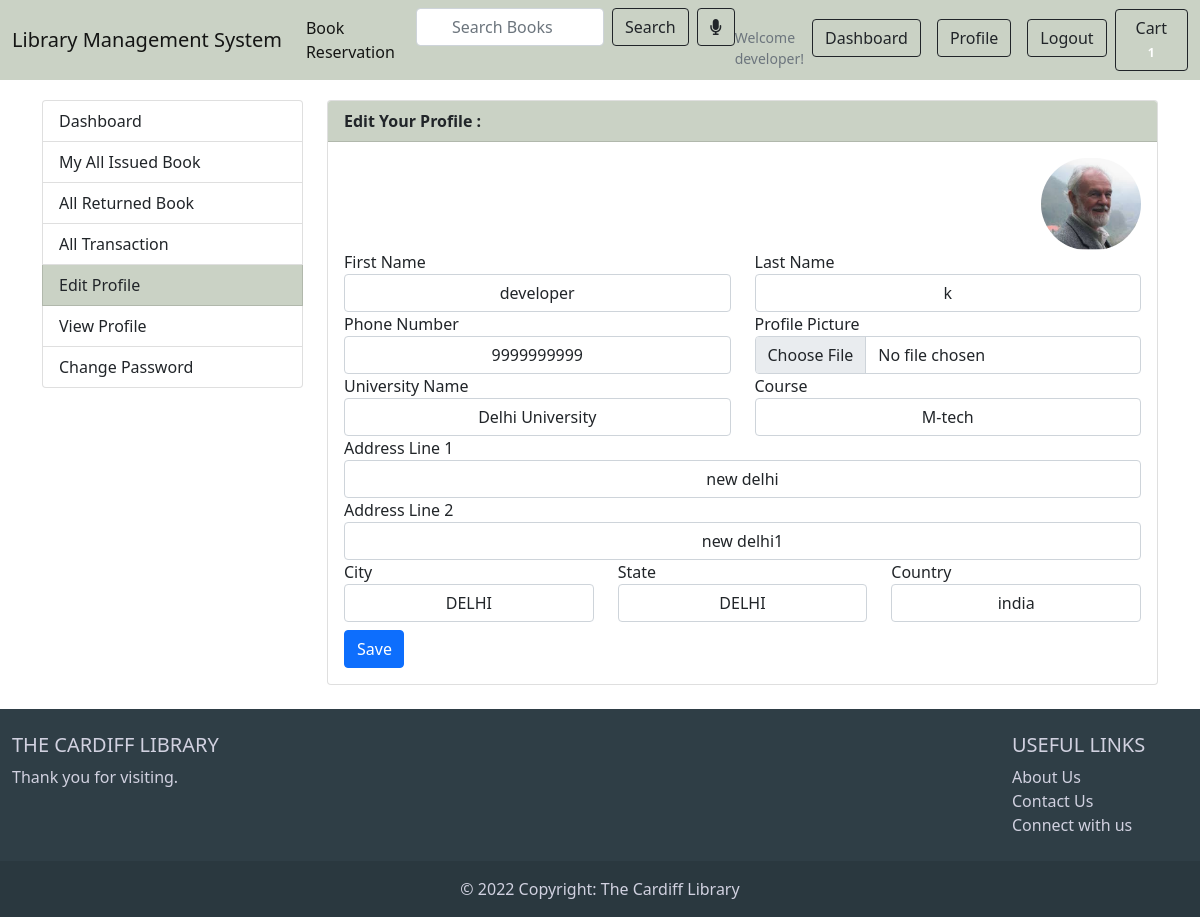
The app's page /accounts/edit_profile/ (signed in) with its own data.
### accounts/models.py (models this page shows, shortened)
class Account(AbstractBaseUser):
    first_name = models.CharField(max_length=50)
    last_name = models.CharField(max_length=50)
    username = models.CharField(max_length=50,unique=True)
    email = models.EmailField(max_length=50,unique=True)
    phone_number = models.CharField(max_length=50)
    date_joined = models.DateTimeField(auto_now_add=True)
    last_login  = models.DateTimeField(auto_now_add=True)
    is_admin    = models.BooleanField(default=False)
    is_staff    = models.BooleanField(default=False)
    is_active    = models.BooleanField(default=False)
    is_superadmin    = models.BooleanField(default=False)
    USERNAME_FIELD = 'email'
    REQUIRED_FIELDS = ['username', 'first_name', 'last_name']
    objects = MyAccountManager()

class UserProfile(models.Model):
    user = models.OneToOneField(Account, on_delete=models.CASCADE)
    address_line_1 = models.CharField(blank=True, max_length=100)
    address_line_2 = models.CharField(blank=True, max_length=100)
    university_name = models.CharField(blank=True, max_length=100)
    course_name = models.CharField(blank=True,max_length=100)
    profile_picture = models.ImageField(blank=True,upload_to='userpfofile')
    city = models.CharField(blank=True, max_length=30)
    state = models.CharField(blank=True,max_length=30)
    country = models.CharField(blank=True,max_length=30)

### accounts/views.py (the view)
# urls.py: path('edit_profile/',views.edit_profile,name='edit_profile'),
@login_required(login_url='login')
def edit_profile(request):
    userprofile = get_object_or_404(UserProfile, user=request.user)
    if request.method == 'POST':
        user_form = UserForm(request.POST, instance=request.user)
        profile_form = UserProfileForm(request.POST, request.FILES, instance=userprofile)
        if user_form.is_valid() and profile_form.is_valid():
            user_form.save()
            profile_form.save()
            messages.success(request,'Your profile has been updated')
            return redirect('edit_profile')
    else:
        user_form = UserForm(instance=request.user)
        profile_form = UserProfileForm(instance = userprofile)
        context ={
            'user_form' : user_form,
            'profile_form':profile_form,
            'userpfofile' : userprofile,
            }
    return render(request, 'accounts/edit_profile.html',context)

### accounts/forms.py
class UserForm(forms.ModelForm):
    class Meta:
        model = Account
        fields = ('first_name', 'last_name' , 'phone_number')
    def __init__(self, *args, **kwargs):
        super(UserForm, self).__init__(*args,**kwargs)
        for field in self.fields:
            self.fields[field].widget.attrs['class']='form-control'

class UserProfileForm(forms.ModelForm):
    profile_picture = forms.ImageField(required=False, error_messages={'invalid':("Image files only")}, widget=forms.FileInput)
    class Meta:
        model = UserProfile
        fields = ('university_name','course_name', 'address_line_1', 'address_line_2', 'city', 'state', 'country', 'profile_picture')
    def __init__(self, *args, **kwargs):
        super(UserProfileForm, self).__init__(*args,**kwargs)
        for field in self.fields:
            self.fields[field].widget.attrs['class']='form-control'

### carts/context_processors.py (called while the page is built)
def counter(request):
    cart_count = 0
    if 'admin' in request.path:
        return{}
    else:
        try:
            cart = Cart.objects.filter(cart_id=_cart_id(request))
            if request.user.is_authenticated:
                cart_items=CartItem.objects.all().filter(user=request.user)
            else:
                cart_items = CartItem.objects.all().filter(cart = cart[:1])
            for cart_item in cart_items:
                cart_count +=cart_item.quantity
        except Cart.DoesNotExist:
            cart_count = 0
    return dict(cart_count=cart_count)

### carts/views.py (called while the page is built)
def _cart_id(request):
    cart = request.session.session_key
    if not cart:
        cart = request.session.create()
    return cart

### genre/context_processors.py (called while the page is built)
def menu_links(request):
    links = Genre.objects.all()
    return dict(links=links)

### templates/accounts/edit_profile.html (shortened to what this page needs)
{%extends 'base.html'%}
{%block content%}
<div class="container" style="margin-top:100px">
	<div class="row">
    {% include 'includes/dashboard_sidebar.html'%}
	<main class="col-md-9">
		<article class="card">
		<header class="card-header" style="background-color: #cad2c5;">
			<strong class="d-inline-block mr-3" >Edit Your Profile :</strong>
		</header>
		<div class="card-body">
      <div class="text-end">
        <img src="{{userpfofile.profile_picture.url}}" alt="Profile Picture" width="100" style="border-radius:50px;">
      </div>
      <div class="row">
        <div class="col-md-12">
          <form action="{%url 'edit_profile'%}" method="POST" enctype="multipart/form-data" >
            <div class="row">
                <div class="form-group col-md-6" >
                    <label>First Name</label>
                    {{user_form.first_name}}
                </div>
                <div class="form-group col-md-6">
                    <label>Last Name</label>
                    {{user_form.last_name}}
                </div>
            </div>
            <div class="row">
                <div class="form-group col-md-6" >
                    <label>Phone Number</label>
                    {{user_form.phone_number}}
                </div>
                <div class="form-group col-md-6">
                    <label>Profile Picture</label>
                    {{profile_form.profile_picture}}
                </div>
            </div>
            <div class="row">
                  <div class="form-group col-md-6" >
                        <label>University Name</label>
                        {{profile_form.university_name}}
                  </div>
                  <div class="form-group col-md-6">
                        <label>Course</label>
                        {{profile_form.course_name}}
                  </div>
            </div>
              <div class="form-group">
                  <label>Address Line 1</label>
                  {{profile_form.address_line_1}}
              </div>
              <div class="form-group">
                <label>Address Line 2</label>
                {{profile_form.address_line_2}}
              </div>
              <div class="row">
                  <div class="form-group col-md-4" >
                      <label>City</label>
                      {{profile_form.city}}
                  </div>
                  <div class="form-group col-md-4">
                      <label>State</label>
                      {{profile_form.state}}
                  </div>
                  <div class="form-group col-md-4">
                      <label>Country</label>
                      {{profile_form.country}}
                  </div>
              </div>
              <div>
                  <input type="submit" value="Save" class="btn btn-primary mt-2">
              </div>
            </form>
          </div>
    </div>
</article>
	</main>
</div>
</div>
{%endblock%}

### templates/includes/navbar.html (shortened to what this page needs)
{%load static%}
<!DOCTYPE html>
<html lang="en">
<head>
<header class="section-header">
<nav class="navbar navbar-expand-lg fixed-top navbar-light " style="background-color: #cad2c5;">
    <div class="container-fluid">
        <a class="navbar-brand" href="{% url 'home'%}">Library Management System</a>
        <div class="collapse navbar-collapse" id="navbarSupportedContent">
            <ul class="navbar-nav me-auto mb-2 mb-lg-0">
                <li class="nav-item ">
                    <a class="nav-link active" aria-current="page" href="{%url 'bookstore'%}">Book Reservation</a>
                </li>
                <li class="nav-item">
                <form action="{% url 'search'%}" class="d-flex" method="GET">
                    <input class="form-control me-2" type="search" placeholder="Search Books" aria-label="Search" name="keyword" required/>
                    <button class="btn btn-outline-dark ml-3"  type="submit">Search</button>
                </form>
                </li>
                <li class="nav-item ml-2">
                  <button class="btn btn-outline-dark ms-2" id="start-recording"><span class="left-pan"><i class="fa fa-microphone"></i></span></button>
                 </li>
            </ul>
             {% if user.id is None %}
            <ul class="navbar-nav ms-auto">
                <small class="title text-muted mt-3 text-black" style="color: black;">Welcome Guest!</small>
                <li class="nav-item ms-auto">
                    <a class="nav-link active" aria-current="page" href="{%url 'login'%}">
                        <button type="button" class="btn btn-outline-dark"><i
                                class="fa-solid fa-arrow-right-to-bracket"></i> Log In</button>
                    </a>
                </li>
                <li class="nav-item ms-auto">
                    <a class="nav-link active" aria-current="page" href="{%url 'register'%}"><button type="button"
                            class="btn btn-outline-dark ">Register</button></a>
                </li>
            </ul>
            {% else %}
            <ul class="navbar-nav ms-auto">
                <small class="title text-muted mt-3 text-black" style="color: black;">Welcome {{user.first_name}}!</small>
                <li class="nav-item ms-auto">
                    <a class="nav-link active" aria-current="page" href="{%url 'dashboard'%}">
                        <button type="button" class="btn btn-outline-dark">Dashboard</button>
                    </a>
                </li>
                <li class="nav-item ms-auto">
                    <a class="nav-link active" aria-current="page" href="{%url 'view_profile'%}">
                        <button type="button" class="btn btn-outline-dark">Profile</button>
                    </a>
                </li>
                <li class="nav-item ms-auto">
                    <a class="nav-link active" aria-current="page" href="{%url 'logout'%}"><button type="button"
                            class="btn btn-outline-dark ">Logout</button></a>
                </li>
            </ul>
            {% endif %}
            <a href="{%url 'cart'%}" class="btn btn-outline-dark ml-3">
              Cart
              <span class="badge badge-pill badge-danger notify">{{cart_count}}</span>
            </a>
        </div>
    </div>
</nav>
</header>
<body>
  <html>

### templates/includes/navbar.html (style rules this page uses)
input { border: 1px solid rgb(46, 189, 235); border-radius: 3px; font-size: 1em; outline: none; padding: .2em .4em; width: 60px; text-align: center; }

### records on screen
Account: first_name "developer", last_name "k", phone_number "9999999999"
UserProfile: profile_picture (picture), university_name "Delhi University", course_name "M-tech", address_line_1 "new delhi", address_line_2 "new delhi1", city "DELHI", state "DELHI", country "india"

### other values on screen
{{ cart_count }} "1"
